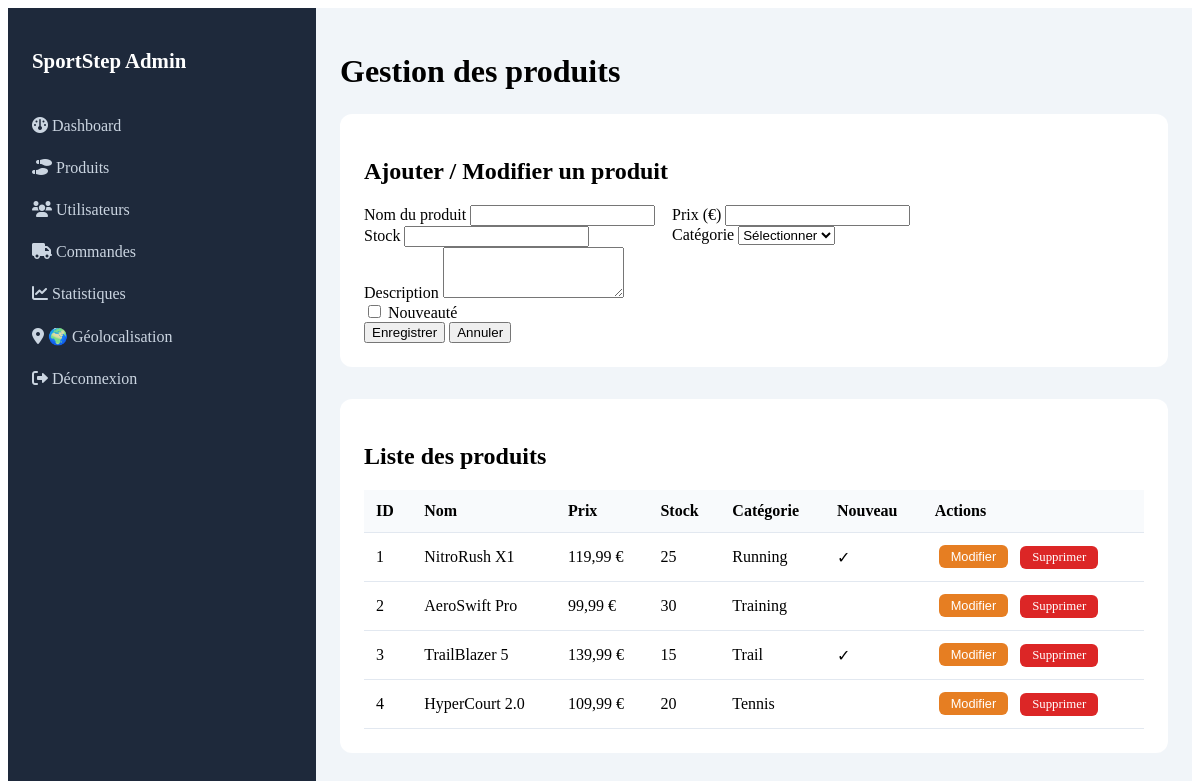
/admin/products.php (signed in), run on the app's committed database.
### tables this page shows
CREATE TABLE products (
    id INT PRIMARY KEY AUTO_INCREMENT,
    name VARCHAR(100) NOT NULL,
    description TEXT,
    price DECIMAL(10,2) NOT NULL,
    stock INT NOT NULL,
    category_id INT,
    image_main VARCHAR(255),
    image_secondary VARCHAR(255),
    is_new BOOLEAN DEFAULT FALSE,
    is_promo BOOLEAN DEFAULT FALSE,
    promo_price DECIMAL(10,2),
    created_at TIMESTAMP DEFAULT CURRENT_TIMESTAMP,
    FOREIGN KEY (category_id) REFERENCES categories(id) ON DELETE SET NULL
);

CREATE TABLE categories (
    id INT PRIMARY KEY AUTO_INCREMENT,
    name VARCHAR(50) NOT NULL,
    slug VARCHAR(50) UNIQUE NOT NULL,
    gender ENUM('homme', 'femme', 'mixte') DEFAULT 'mixte'
);

### includes/functions.php (called while the page is built, shortened)
<?php
function formatPrice($price) {
    return number_format($price, 2, ',', ' ') . ' €';
}
?>

### admin/products.php (the view, shortened to what this page needs)
<?php
require_once '../includes/functions.php';
$db = getDB();
$products = $db->query("SELECT p.*, c.name as category_name FROM products p LEFT JOIN categories c ON p.category_id = c.id ORDER BY p.created_at DESC")->fetchAll();
require_once 'admin-header.php';
?>
<div class="admin-content">
    <h1>Gestion des produits</h1>
    <div class="admin-card">
        <h2>Ajouter / Modifier un produit</h2>
        <form method="POST" action="" class="admin-form">
            <div class="form-row">
                <div class="form-group">
                    <label>Nom du produit</label>
                    <input type="text" name="name" id="product_name" required>
                </div>
                <div class="form-group">
                    <label>Prix (€)</label>
                    <input type="number" step="0.01" name="price" id="product_price" required>
                </div>
            </div>
            <div class="form-row">
                <div class="form-group">
                    <label>Stock</label>
                    <input type="number" name="stock" id="product_stock" required>
                </div>
                <div class="form-group">
                    <label>Catégorie</label>
                    <select name="category_id" id="product_category" required>
                        <option value="">Sélectionner</option>
                    </select>
                </div>
            </div>
            <div class="form-group">
                <label>Description</label>
                <textarea name="description" id="product_desc" rows="3"></textarea>
            </div>
            <div class="form-group">
                <label>
                    <input type="checkbox" name="is_new" id="product_new"> Nouveauté
                </label>
            </div>
            <button type="submit" name="save" class="btn-primary">Enregistrer</button>
            <button type="button" onclick="resetForm()" class="btn-secondary">Annuler</button>
        </form>
    </div>
    <div class="admin-card">
        <h2>Liste des produits</h2>
        <table class="admin-table">
            <thead>
                <tr>
                    <th>ID</th>
                    <th>Nom</th>
                    <th>Prix</th>
                    <th>Stock</th>
                    <th>Catégorie</th>
                    <th>Nouveau</th>
                    <th>Actions</th>
                </tr>
            </thead>
            <tbody>
                <?php foreach($products as $product): ?>
                    <tr>
                        <td><?= $product['id'] ?></td>
                        <td><?= htmlspecialchars($product['name']) ?></td>
                        <td><?= formatPrice($product['price']) ?></td>
                        <td><?= $product['stock'] ?></td>
                        <td><?= htmlspecialchars($product['category_name'] ?? '-') ?></td>
                        <td><?= $product['is_new'] ? '✓' : '' ?></td>
                        <td>
                            <button onclick="editProduct(<?= htmlspecialchars(json_encode($product)) ?>)" class="btn-edit">Modifier</button>
                            <a href="?delete=<?= $product['id'] ?>" onclick="return confirm('Supprimer ce produit ?')" class="btn-delete">Supprimer</a>
                        </td>
                    </tr>
                <?php endforeach; ?>
            </tbody>
        </table>
    </div>
</div>
<?php require_once 'admin-footer.php'; ?>

### admin/admin-header.php (shortened to what this page needs)
<!DOCTYPE html>
<html lang="fr">
<head>
    <link rel="stylesheet" href="https://cdnjs.cloudflare.com/ajax/libs/font-awesome/6.0.0-beta3/css/all.min.css">
    <link rel="stylesheet" href="<?= SITE_URL ?>assets/css/admin.css">
</head>
<body>
<div class="admin-wrapper">
    <aside class="admin-sidebar">
        <h2>SportStep Admin</h2>
        <nav>
            <a href="index.php"><i class="fas fa-dashboard"></i> Dashboard</a>
            <a href="products.php"><i class="fas fa-shoe-prints"></i> Produits</a>
            <a href="users.php"><i class="fas fa-users"></i> Utilisateurs</a>
            <a href="orders.php"><i class="fas fa-truck"></i> Commandes</a>
            <a href="stats.php"><i class="fas fa-chart-line"></i> Statistiques</a>
            <a href="geolocation.php"><i class="fas fa-map-marker-alt"></i> 🌍 Géolocalisation</a>
            <a href="../logout.php"><i class="fas fa-sign-out-alt"></i> Déconnexion</a>
        </nav>
    </aside>
    <main class="admin-main">

### admin/admin-footer.php
    </main>
</div>
</body>
</html>

### assets/css/admin.css (style rules this page uses)
.admin-wrapper { display: flex; min-height: 100vh; }
.admin-sidebar { width: 260px; background: #1e293b; color: white; padding: 24px; }
.admin-sidebar h2 { margin-bottom: 32px; font-size: 1.3rem; }
.admin-sidebar nav a { display: block; color: #cbd5e1; text-decoration: none; padding: 12px 0; transition: 0.2s; }
.admin-main { flex: 1; background: #f1f5f9; padding: 24px; }
.admin-dashboard h1, .admin-content h1 { margin-bottom: 24px; }
.admin-card { background: white; padding: 24px; border-radius: 12px; margin-bottom: 32px; }
.admin-card h2 { margin-bottom: 20px; }
.admin-form { max-width: 600px; }
.admin-form .form-row { display: grid; grid-template-columns: 1fr 1fr; gap: 16px; }
.admin-table { width: 100%; border-collapse: collapse; }
.admin-table th, .admin-table td { padding: 12px; text-align: left; border-bottom: 1px solid #e2e8f0; }
.admin-table th { background: #f8fafc; font-weight: 600; }
.btn-edit, .btn-delete, .btn-small { padding: 4px 12px; border-radius: 6px; text-decoration: none; font-size: 0.8rem; margin: 0 4px; display: inline-block; }
.btn-edit { background: #e67e22; color: white; border: none; cursor: pointer; }
.btn-delete { background: #dc2626; color: white; }

### data on the page
products: id "1", name "NitroRush X1", price "119,99 €", stock "25", category.name "Running"
products: id "2", name "AeroSwift Pro", price "99,99 €", stock "30", category.name "Training"
products: id "3", name "TrailBlazer 5", price "139,99 €", stock "15", category.name "Trail"
products: id "4", name "HyperCourt 2.0", price "109,99 €", stock "20", category.name "Tennis"
